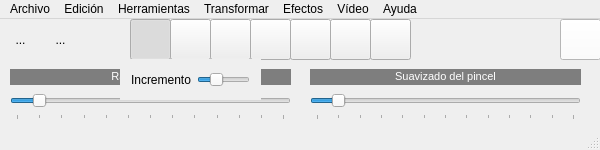
<?xml version="1.0" encoding="UTF-8"?>
<ui version="4.0">
 <class>MainWindow</class>
 <widget class="QMainWindow" name="MainWindow">
  <property name="geometry">
   <rect>
    <x>0</x>
    <y>0</y>
    <width>600</width>
    <height>150</height>
   </rect>
  </property>
  <property name="minimumSize">
   <size>
    <width>600</width>
    <height>150</height>
   </size>
  </property>
  <property name="maximumSize">
   <size>
    <width>600</width>
    <height>150</height>
   </size>
  </property>
  <property name="mouseTracking">
   <bool>true</bool>
  </property>
  <property name="windowTitle">
   <string>QFotoPaint6</string>
  </property>
  <property name="windowIcon">
   <iconset resource="recursos.qrc">
    <normaloff>:/imagenes/icono.png</normaloff>:/imagenes/icono.png</iconset>
  </property>
  <widget class="QWidget" name="centralWidget">
   <property name="mouseTracking">
    <bool>true</bool>
   </property>
   <widget class="QToolButton" name="toolButton">
    <property name="geometry">
     <rect>
      <x>40</x>
      <y>0</y>
      <width>41</width>
      <height>41</height>
     </rect>
    </property>
    <property name="text">
     <string>...</string>
    </property>
    <property name="icon">
     <iconset resource="recursos.qrc">
      <normaloff>:/imagenes/abrir.png</normaloff>:/imagenes/abrir.png</iconset>
    </property>
    <property name="iconSize">
     <size>
      <width>32</width>
      <height>32</height>
     </size>
    </property>
    <property name="autoRaise">
     <bool>true</bool>
    </property>
   </widget>
   <widget class="QToolButton" name="toolButton_2">
    <property name="geometry">
     <rect>
      <x>0</x>
      <y>0</y>
      <width>41</width>
      <height>41</height>
     </rect>
    </property>
    <property name="text">
     <string>...</string>
    </property>
    <property name="icon">
     <iconset resource="recursos.qrc">
      <normaloff>:/imagenes/nuevo.png</normaloff>:/imagenes/nuevo.png</iconset>
    </property>
    <property name="iconSize">
     <size>
      <width>32</width>
      <height>32</height>
     </size>
    </property>
    <property name="autoRaise">
     <bool>true</bool>
    </property>
   </widget>
   <widget class="QLabel" name="label">
    <property name="geometry">
     <rect>
      <x>10</x>
      <y>50</y>
      <width>281</width>
      <height>16</height>
     </rect>
    </property>
    <property name="styleSheet">
     <string notr="true">background-color: rgb(126, 126, 126);</string>
    </property>
    <property name="text">
     <string>&lt;!DOCTYPE HTML PUBLIC &quot;-//W3C//DTD HTML 4.0//EN&quot; &quot;http://www.w3.org/TR/REC-html40/strict.dtd&quot;&gt;
&lt;html&gt;&lt;head&gt;&lt;meta name=&quot;qrichtext&quot; content=&quot;1&quot; /&gt;&lt;style type=&quot;text/css&quot;&gt;
p, li { white-space: pre-wrap; }
&lt;/style&gt;&lt;/head&gt;&lt;body style=&quot; font-family:'MS Shell Dlg 2'; font-size:8.25pt; font-weight:400; font-style:normal;&quot;&gt;
&lt;p style=&quot; margin-top:0px; margin-bottom:0px; margin-left:0px; margin-right:0px; -qt-block-indent:0; text-indent:0px;&quot;&gt;&lt;span style=&quot; font-size:8pt; color:#ffffff;&quot;&gt;Radio del pincel&lt;/span&gt;&lt;/p&gt;&lt;/body&gt;&lt;/html&gt;</string>
    </property>
    <property name="alignment">
     <set>Qt::AlignmentFlag::AlignCenter</set>
    </property>
    <property name="wordWrap">
     <bool>false</bool>
    </property>
   </widget>
   <widget class="QSlider" name="horizontalSlider">
    <property name="geometry">
     <rect>
      <x>10</x>
      <y>70</y>
      <width>281</width>
      <height>31</height>
     </rect>
    </property>
    <property name="maximum">
     <number>120</number>
    </property>
    <property name="value">
     <number>10</number>
    </property>
    <property name="orientation">
     <enum>Qt::Orientation::Horizontal</enum>
    </property>
    <property name="tickPosition">
     <enum>QSlider::TickPosition::TicksBelow</enum>
    </property>
    <property name="tickInterval">
     <number>10</number>
    </property>
   </widget>
   <widget class="QLabel" name="label_2">
    <property name="geometry">
     <rect>
      <x>310</x>
      <y>50</y>
      <width>271</width>
      <height>16</height>
     </rect>
    </property>
    <property name="styleSheet">
     <string notr="true">background-color: rgb(126, 126, 126);</string>
    </property>
    <property name="text">
     <string>&lt;!DOCTYPE HTML PUBLIC &quot;-//W3C//DTD HTML 4.0//EN&quot; &quot;http://www.w3.org/TR/REC-html40/strict.dtd&quot;&gt;
&lt;html&gt;&lt;head&gt;&lt;meta name=&quot;qrichtext&quot; content=&quot;1&quot; /&gt;&lt;style type=&quot;text/css&quot;&gt;
p, li { white-space: pre-wrap; }
&lt;/style&gt;&lt;/head&gt;&lt;body style=&quot; font-family:'MS Shell Dlg 2'; font-size:8.25pt; font-weight:400; font-style:normal;&quot;&gt;
&lt;p style=&quot; margin-top:0px; margin-bottom:0px; margin-left:0px; margin-right:0px; -qt-block-indent:0; text-indent:0px;&quot;&gt;&lt;span style=&quot; font-size:8pt; color:#ffffff;&quot;&gt;Suavizado del pincel&lt;/span&gt;&lt;/p&gt;&lt;/body&gt;&lt;/html&gt;</string>
    </property>
    <property name="alignment">
     <set>Qt::AlignmentFlag::AlignCenter</set>
    </property>
    <property name="wordWrap">
     <bool>false</bool>
    </property>
   </widget>
   <widget class="QSlider" name="horizontalSlider_2">
    <property name="geometry">
     <rect>
      <x>310</x>
      <y>70</y>
      <width>271</width>
      <height>31</height>
     </rect>
    </property>
    <property name="maximum">
     <number>120</number>
    </property>
    <property name="value">
     <number>10</number>
    </property>
    <property name="orientation">
     <enum>Qt::Orientation::Horizontal</enum>
    </property>
    <property name="tickPosition">
     <enum>QSlider::TickPosition::TicksBelow</enum>
    </property>
    <property name="tickInterval">
     <number>10</number>
    </property>
   </widget>
   <widget class="QToolButton" name="toolButton_3">
    <property name="geometry">
     <rect>
      <x>80</x>
      <y>0</y>
      <width>41</width>
      <height>41</height>
     </rect>
    </property>
    <property name="text">
     <string/>
    </property>
    <property name="icon">
     <iconset resource="recursos.qrc">
      <normaloff>:/imagenes/guardar.png</normaloff>:/imagenes/guardar.png</iconset>
    </property>
    <property name="iconSize">
     <size>
      <width>32</width>
      <height>32</height>
     </size>
    </property>
    <property name="autoRaise">
     <bool>true</bool>
    </property>
   </widget>
   <widget class="QToolButton" name="toolButton_4">
    <property name="geometry">
     <rect>
      <x>130</x>
      <y>0</y>
      <width>41</width>
      <height>41</height>
     </rect>
    </property>
    <property name="text">
     <string/>
    </property>
    <property name="icon">
     <iconset resource="recursos.qrc">
      <normaloff>:/imagenes/punto.png</normaloff>:/imagenes/punto.png</iconset>
    </property>
    <property name="iconSize">
     <size>
      <width>32</width>
      <height>32</height>
     </size>
    </property>
    <property name="checkable">
     <bool>true</bool>
    </property>
    <property name="checked">
     <bool>true</bool>
    </property>
    <property name="autoExclusive">
     <bool>true</bool>
    </property>
   </widget>
   <widget class="QToolButton" name="toolButton_5">
    <property name="geometry">
     <rect>
      <x>210</x>
      <y>0</y>
      <width>41</width>
      <height>41</height>
     </rect>
    </property>
    <property name="text">
     <string/>
    </property>
    <property name="icon">
     <iconset resource="recursos.qrc">
      <normaloff>:/imagenes/linea.png</normaloff>:/imagenes/linea.png</iconset>
    </property>
    <property name="iconSize">
     <size>
      <width>32</width>
      <height>32</height>
     </size>
    </property>
    <property name="checkable">
     <bool>true</bool>
    </property>
    <property name="autoExclusive">
     <bool>true</bool>
    </property>
   </widget>
   <widget class="QToolButton" name="toolButton_6">
    <property name="geometry">
     <rect>
      <x>370</x>
      <y>0</y>
      <width>41</width>
      <height>41</height>
     </rect>
    </property>
    <property name="text">
     <string/>
    </property>
    <property name="icon">
     <iconset resource="recursos.qrc">
      <normaloff>:/imagenes/seleccionar.png</normaloff>:/imagenes/seleccionar.png</iconset>
    </property>
    <property name="iconSize">
     <size>
      <width>32</width>
      <height>32</height>
     </size>
    </property>
    <property name="checkable">
     <bool>true</bool>
    </property>
    <property name="checked">
     <bool>false</bool>
    </property>
    <property name="autoExclusive">
     <bool>true</bool>
    </property>
   </widget>
   <widget class="QPushButton" name="pushButton">
    <property name="geometry">
     <rect>
      <x>560</x>
      <y>0</y>
      <width>41</width>
      <height>41</height>
     </rect>
    </property>
    <property name="styleSheet">
     <string notr="true">background-color: rgb(255, 255, 255);</string>
    </property>
    <property name="text">
     <string/>
    </property>
   </widget>
   <widget class="QToolButton" name="toolButton_7">
    <property name="geometry">
     <rect>
      <x>250</x>
      <y>0</y>
      <width>41</width>
      <height>41</height>
     </rect>
    </property>
    <property name="text">
     <string/>
    </property>
    <property name="icon">
     <iconset resource="recursos.qrc">
      <normaloff>:/imagenes/rectangulo.png</normaloff>:/imagenes/rectangulo.png</iconset>
    </property>
    <property name="checkable">
     <bool>true</bool>
    </property>
    <property name="checked">
     <bool>false</bool>
    </property>
    <property name="autoExclusive">
     <bool>true</bool>
    </property>
   </widget>
   <widget class="QToolButton" name="toolButton_8">
    <property name="geometry">
     <rect>
      <x>290</x>
      <y>0</y>
      <width>41</width>
      <height>41</height>
     </rect>
    </property>
    <property name="text">
     <string/>
    </property>
    <property name="icon">
     <iconset resource="recursos.qrc">
      <normaloff>:/imagenes/elipse.png</normaloff>:/imagenes/elipse.png</iconset>
    </property>
    <property name="checkable">
     <bool>true</bool>
    </property>
    <property name="autoExclusive">
     <bool>true</bool>
    </property>
   </widget>
   <widget class="QToolButton" name="toolButton_9">
    <property name="geometry">
     <rect>
      <x>170</x>
      <y>0</y>
      <width>41</width>
      <height>41</height>
     </rect>
    </property>
    <property name="contextMenuPolicy">
     <enum>Qt::ContextMenuPolicy::DefaultContextMenu</enum>
    </property>
    <property name="acceptDrops">
     <bool>false</bool>
    </property>
    <property name="text">
     <string/>
    </property>
    <property name="icon">
     <iconset resource="recursos.qrc">
      <normaloff>:/imagenes/arcoiris.png</normaloff>:/imagenes/arcoiris.png</iconset>
    </property>
    <property name="iconSize">
     <size>
      <width>24</width>
      <height>24</height>
     </size>
    </property>
    <property name="checkable">
     <bool>true</bool>
    </property>
    <property name="autoExclusive">
     <bool>true</bool>
    </property>
    <property name="popupMode">
     <enum>QToolButton::ToolButtonPopupMode::DelayedPopup</enum>
    </property>
    <property name="toolButtonStyle">
     <enum>Qt::ToolButtonStyle::ToolButtonIconOnly</enum>
    </property>
    <property name="autoRaise">
     <bool>false</bool>
    </property>
    <property name="arrowType">
     <enum>Qt::ArrowType::NoArrow</enum>
    </property>
   </widget>
   <widget class="QSlider" name="horizontalSlider_3">
    <property name="geometry">
     <rect>
      <x>210</x>
      <y>120</y>
      <width>160</width>
      <height>22</height>
     </rect>
    </property>
    <property name="orientation">
     <enum>Qt::Orientation::Horizontal</enum>
    </property>
   </widget>
   <widget class="QWidget" name="incrementoArcoirisWidget" native="true">
    <property name="enabled">
     <bool>true</bool>
    </property>
    <property name="geometry">
     <rect>
      <x>120</x>
      <y>40</y>
      <width>141</width>
      <height>41</height>
     </rect>
    </property>
    <property name="autoFillBackground">
     <bool>true</bool>
    </property>
    <layout class="QHBoxLayout" name="horizontalLayout">
     <item>
      <widget class="QLabel" name="label_3">
       <property name="text">
        <string>Incremento</string>
       </property>
      </widget>
     </item>
     <item>
      <widget class="QSlider" name="horizontalSlider_4">
       <property name="minimum">
        <number>1</number>
       </property>
       <property name="maximum">
        <number>30</number>
       </property>
       <property name="value">
        <number>10</number>
       </property>
       <property name="orientation">
        <enum>Qt::Orientation::Horizontal</enum>
       </property>
      </widget>
     </item>
    </layout>
   </widget>
   <widget class="QToolButton" name="toolButton_10">
    <property name="geometry">
     <rect>
      <x>330</x>
      <y>0</y>
      <width>41</width>
      <height>41</height>
     </rect>
    </property>
    <property name="text">
     <string/>
    </property>
    <property name="icon">
     <iconset resource="recursos.qrc">
      <normaloff>:/imagenes/suavizado.png</normaloff>:/imagenes/suavizado.png</iconset>
    </property>
    <property name="iconSize">
     <size>
      <width>32</width>
      <height>32</height>
     </size>
    </property>
    <property name="checkable">
     <bool>true</bool>
    </property>
    <property name="autoExclusive">
     <bool>true</bool>
    </property>
   </widget>
  </widget>
  <widget class="QMenuBar" name="menuBar">
   <property name="geometry">
    <rect>
     <x>0</x>
     <y>0</y>
     <width>600</width>
     <height>22</height>
    </rect>
   </property>
   <widget class="QMenu" name="menuArchivo">
    <property name="title">
     <string>Archivo</string>
    </property>
    <addaction name="actionNueva_imagen"/>
    <addaction name="actionNueva_desde_portapapeles"/>
    <addaction name="actionAbrir_imagen"/>
    <addaction name="separator"/>
    <addaction name="actionCapturar_de_c_mara"/>
    <addaction name="actionCapturar_de_v_deo"/>
    <addaction name="separator"/>
    <addaction name="actionGuardar"/>
    <addaction name="actionGuardar_como"/>
    <addaction name="separator"/>
    <addaction name="actionCerrar"/>
    <addaction name="actionSalir"/>
    <addaction name="separator"/>
   </widget>
   <widget class="QMenu" name="menuEdici_n">
    <property name="title">
     <string>Edición</string>
    </property>
    <widget class="QMenu" name="menuOpciones">
     <property name="title">
      <string>Opciones</string>
     </property>
     <addaction name="actionColor_del_pincel"/>
     <addaction name="actionPreguntar_si_guardar"/>
    </widget>
    <widget class="QMenu" name="menuVer_histogramas">
     <property name="title">
      <string>Ver histogramas</string>
     </property>
     <addaction name="actionRojo"/>
     <addaction name="actionVerde"/>
     <addaction name="actionAzul"/>
     <addaction name="actionGrises"/>
    </widget>
    <addaction name="actionDeshacer"/>
    <addaction name="actionRehacer"/>
    <addaction name="separator"/>
    <addaction name="actionSeleccionar_todo"/>
    <addaction name="actionCopiar_a_nueva"/>
    <addaction name="actionCopiar_al_portapapeles"/>
    <addaction name="separator"/>
    <addaction name="menuVer_histogramas"/>
    <addaction name="separator"/>
    <addaction name="menuOpciones"/>
    <addaction name="separator"/>
    <addaction name="actionInformaci_n_multimedia"/>
   </widget>
   <widget class="QMenu" name="menuHerramientas">
    <property name="title">
     <string>Herramientas</string>
    </property>
    <addaction name="actionPunto"/>
    <addaction name="actionArco_ris"/>
    <addaction name="actionLinea"/>
    <addaction name="actionRect_ngulo"/>
    <addaction name="actionElipse"/>
    <addaction name="actionSuavizado"/>
    <addaction name="actionSeleccionar"/>
   </widget>
   <widget class="QMenu" name="menuTransformar">
    <property name="title">
     <string>Transformar</string>
    </property>
    <widget class="QMenu" name="menuRotar">
     <property name="title">
      <string>Rotar</string>
     </property>
     <addaction name="actionRotar_90"/>
     <addaction name="actionRotar_180"/>
     <addaction name="actionRotar_91"/>
    </widget>
    <widget class="QMenu" name="menuModelos_de_color">
     <property name="title">
      <string>Modelos de color</string>
     </property>
     <addaction name="actionRGB"/>
     <addaction name="actionHLS"/>
     <addaction name="actionHSV"/>
     <addaction name="actionXYZ"/>
     <addaction name="actionYUV"/>
     <addaction name="actionYCrCb"/>
     <addaction name="actionCMYK"/>
    </widget>
    <addaction name="actionBrillo_contraste"/>
    <addaction name="actionRojo_Verde_Azul"/>
    <addaction name="actionMatiz_Saturaci_n_Luminosidad"/>
    <addaction name="actionInvertir"/>
    <addaction name="menuRotar"/>
    <addaction name="actionEcualizaci_n_del_histograma"/>
    <addaction name="actionAjuste_lineal_del_histograma"/>
    <addaction name="actionMedia_ponderada"/>
    <addaction name="actionPerspectiva"/>
    <addaction name="menuModelos_de_color"/>
    <addaction name="actionColor_falso"/>
   </widget>
   <widget class="QMenu" name="menuEfectos">
    <property name="title">
     <string>Efectos</string>
    </property>
    <widget class="QMenu" name="menuSuavizado">
     <property name="title">
      <string>Suavizado</string>
     </property>
     <addaction name="actionGausiano"/>
     <addaction name="actionMedia"/>
     <addaction name="actionMediana"/>
    </widget>
    <widget class="QMenu" name="menuBalance_de_blancos">
     <property name="title">
      <string>Balance de blancos</string>
     </property>
     <addaction name="actionDesplazamiento_YUV"/>
     <addaction name="actionVon_Kries"/>
    </widget>
    <addaction name="menuSuavizado"/>
    <addaction name="actionEscala_de_color"/>
    <addaction name="actionPinchar_estirar"/>
    <addaction name="actionPerfilado"/>
    <addaction name="actionBajorrelieve"/>
    <addaction name="menuBalance_de_blancos"/>
    <addaction name="actionInpaint"/>
    <addaction name="actionMorfolog_a_2"/>
   </widget>
   <widget class="QMenu" name="menuV_deo">
    <property name="title">
     <string>Vídeo</string>
    </property>
    <widget class="QMenu" name="menuImagen_a_v_deo">
     <property name="title">
      <string>Imagen a vídeo</string>
     </property>
     <addaction name="actionRotar_imagen"/>
     <addaction name="actionStar_Wars"/>
    </widget>
    <widget class="QMenu" name="menuV_deo_a_imagen">
     <property name="title">
      <string>Vídeo a imagen</string>
     </property>
     <addaction name="actionImagen_media"/>
    </widget>
    <addaction name="menuImagen_a_v_deo"/>
    <addaction name="menuV_deo_a_imagen"/>
    <addaction name="actionV_deo_a_video"/>
   </widget>
   <widget class="QMenu" name="menuAyuda">
    <property name="title">
     <string>Ayuda</string>
    </property>
    <addaction name="actionAcerca_de"/>
   </widget>
   <addaction name="menuArchivo"/>
   <addaction name="menuEdici_n"/>
   <addaction name="menuHerramientas"/>
   <addaction name="menuTransformar"/>
   <addaction name="menuEfectos"/>
   <addaction name="menuV_deo"/>
   <addaction name="menuAyuda"/>
  </widget>
  <widget class="QStatusBar" name="statusBar"/>
  <action name="actionNueva_imagen">
   <property name="text">
    <string>Nueva imagen...</string>
   </property>
  </action>
  <action name="actionAbrir_imagen">
   <property name="text">
    <string>Abrir imagen...</string>
   </property>
  </action>
  <action name="actionGuardar">
   <property name="text">
    <string>Guardar</string>
   </property>
  </action>
  <action name="actionGuardar_como">
   <property name="text">
    <string>Guardar como...</string>
   </property>
  </action>
  <action name="actionCerrar">
   <property name="text">
    <string>Cerrar</string>
   </property>
  </action>
  <action name="actionSalir">
   <property name="text">
    <string>Salir</string>
   </property>
  </action>
  <action name="actionPunto">
   <property name="text">
    <string>Punto</string>
   </property>
  </action>
  <action name="actionLinea">
   <property name="text">
    <string>Línea</string>
   </property>
  </action>
  <action name="actionSeleccionar">
   <property name="text">
    <string>Seleccionar</string>
   </property>
  </action>
  <action name="actionSeleccionar_todo">
   <property name="text">
    <string>Seleccionar todo</string>
   </property>
  </action>
  <action name="actionColor_del_pincel">
   <property name="text">
    <string>Color del pincel...</string>
   </property>
  </action>
  <action name="actionPreguntar_si_guardar">
   <property name="checkable">
    <bool>true</bool>
   </property>
   <property name="checked">
    <bool>false</bool>
   </property>
   <property name="text">
    <string>Preguntar si guardar</string>
   </property>
  </action>
  <action name="actionBrillo_contraste">
   <property name="text">
    <string>Brillo/Contraste/Gamma...</string>
   </property>
  </action>
  <action name="actionInvertir">
   <property name="text">
    <string>Invertir</string>
   </property>
  </action>
  <action name="actionRotar_90">
   <property name="text">
    <string>Rotar 90º</string>
   </property>
  </action>
  <action name="actionRotar_91">
   <property name="text">
    <string>Rotar 270º</string>
   </property>
  </action>
  <action name="actionMedia_ponderada">
   <property name="text">
    <string>Media ponderada...</string>
   </property>
  </action>
  <action name="actionRotar_180">
   <property name="text">
    <string>Rotar 180º</string>
   </property>
  </action>
  <action name="actionGausiano">
   <property name="text">
    <string>Gausiano...</string>
   </property>
  </action>
  <action name="actionMedia">
   <property name="text">
    <string>Media...</string>
   </property>
  </action>
  <action name="actionV_deo_a_video">
   <property name="text">
    <string>Vídeo a video</string>
   </property>
  </action>
  <action name="actionRotar_imagen">
   <property name="text">
    <string>Rotar imagen...</string>
   </property>
  </action>
  <action name="actionAcerca_de">
   <property name="text">
    <string>Acerca de...</string>
   </property>
  </action>
  <action name="actionImagen_media">
   <property name="text">
    <string>Imagen media...</string>
   </property>
  </action>
  <action name="actionRect_ngulo">
   <property name="text">
    <string>Rectángulo</string>
   </property>
  </action>
  <action name="actionMediana">
   <property name="text">
    <string>Mediana...</string>
   </property>
  </action>
  <action name="actionElipse">
   <property name="text">
    <string>Elipse</string>
   </property>
  </action>
  <action name="actionRojo">
   <property name="text">
    <string>Rojo</string>
   </property>
  </action>
  <action name="actionVerde">
   <property name="text">
    <string>Verde</string>
   </property>
  </action>
  <action name="actionAzul">
   <property name="text">
    <string>Azul</string>
   </property>
  </action>
  <action name="actionGrises">
   <property name="text">
    <string>Grises</string>
   </property>
  </action>
  <action name="actionArco_ris">
   <property name="text">
    <string>Arcoíris</string>
   </property>
  </action>
  <action name="actionCopiar_a_nueva">
   <property name="text">
    <string>Copiar a nueva</string>
   </property>
  </action>
  <action name="actionCapturar_de_c_mara">
   <property name="text">
    <string>Capturar de cámara...</string>
   </property>
  </action>
  <action name="actionAjuste_lineal_del_histograma">
   <property name="text">
    <string>Ajuste lineal del histograma...</string>
   </property>
  </action>
  <action name="actionCapturar_de_v_deo">
   <property name="text">
    <string>Capturar de vídeo...</string>
   </property>
  </action>
  <action name="actionBajorrelieve">
   <property name="text">
    <string>Bajorrelieve...</string>
   </property>
  </action>
  <action name="actionEscala_de_color">
   <property name="text">
    <string>Escala de color</string>
   </property>
  </action>
  <action name="actionPinchar_estirar">
   <property name="text">
    <string>Pinchar/estirar...</string>
   </property>
  </action>
  <action name="actionStar_Wars">
   <property name="text">
    <string>Star Wars</string>
   </property>
  </action>
  <action name="actionMatiz_Saturaci_n_Luminosidad">
   <property name="text">
    <string>Matiz/Saturación/Luminosidad...</string>
   </property>
  </action>
  <action name="actionInpaint">
   <property name="text">
    <string>Inpaint...</string>
   </property>
  </action>
  <action name="actionNueva_desde_portapapeles">
   <property name="text">
    <string>Nueva desde portapapeles</string>
   </property>
   <property name="shortcut">
    <string>Ctrl+V</string>
   </property>
   <property name="shortcutContext">
    <enum>Qt::ShortcutContext::ApplicationShortcut</enum>
   </property>
  </action>
  <action name="actionDeshacer">
   <property name="text">
    <string>Deshacer</string>
   </property>
   <property name="shortcut">
    <string>Ctrl+Z</string>
   </property>
   <property name="shortcutContext">
    <enum>Qt::ShortcutContext::ApplicationShortcut</enum>
   </property>
  </action>
  <action name="actionRehacer">
   <property name="text">
    <string>Rehacer</string>
   </property>
   <property name="shortcut">
    <string>Ctrl+Y</string>
   </property>
   <property name="shortcutContext">
    <enum>Qt::ShortcutContext::ApplicationShortcut</enum>
   </property>
  </action>
  <action name="actionMedia_info">
   <property name="text">
    <string>Información multimedia</string>
   </property>
  </action>
  <action name="actionInformaci_n_multimedia">
   <property name="icon">
    <iconset resource="recursos.qrc">
     <normaloff>:/imagenes/info.png</normaloff>:/imagenes/info.png</iconset>
   </property>
   <property name="text">
    <string>Información multimedia</string>
   </property>
  </action>
  <action name="actionEcualizaci_n_del_histograma">
   <property name="text">
    <string>Ecualización del histograma...</string>
   </property>
  </action>
  <action name="actionCopiar_al_portapapeles">
   <property name="text">
    <string>Copiar al portapapeles</string>
   </property>
  </action>
  <action name="actionSuavizado">
   <property name="text">
    <string>Suavizado</string>
   </property>
  </action>
  <action name="actionRGB">
   <property name="text">
    <string>RGB</string>
   </property>
  </action>
  <action name="actionHLS">
   <property name="text">
    <string>HLS</string>
   </property>
  </action>
  <action name="actionHSV">
   <property name="text">
    <string>HSV</string>
   </property>
  </action>
  <action name="actionXYZ">
   <property name="text">
    <string>XYZ</string>
   </property>
  </action>
  <action name="actionYUV">
   <property name="text">
    <string>YUV</string>
   </property>
  </action>
  <action name="actionYCrCb">
   <property name="text">
    <string>YCrCb</string>
   </property>
  </action>
  <action name="actionCMYK">
   <property name="text">
    <string>CMYK</string>
   </property>
  </action>
  <action name="actionRojo_Verde_Azul">
   <property name="text">
    <string>Rojo/Verde/Azul...</string>
   </property>
  </action>
  <action name="actionPerfilado">
   <property name="text">
    <string>Perfilado...</string>
   </property>
  </action>
  <action name="actionColor_falso">
   <property name="text">
    <string>Aplicar mapa de color...</string>
   </property>
  </action>
  <action name="actionDesplazamiento_YUV">
   <property name="text">
    <string>Desplazamiento YUV</string>
   </property>
  </action>
  <action name="actionVon_Kries">
   <property name="text">
    <string>Von Kries</string>
   </property>
  </action>
  <action name="actionErosionar">
   <property name="text">
    <string>Erosionar</string>
   </property>
  </action>
  <action name="actionMorfolog_a_2">
   <property name="text">
    <string>Morfología...</string>
   </property>
  </action>
  <action name="actionPerspectiva">
   <property name="text">
    <string>Perspectiva...</string>
   </property>
  </action>
 </widget>
 <layoutdefault spacing="6" margin="11"/>
 <resources>
  <include location="recursos.qrc"/>
 </resources>
 <connections/>
</ui>
